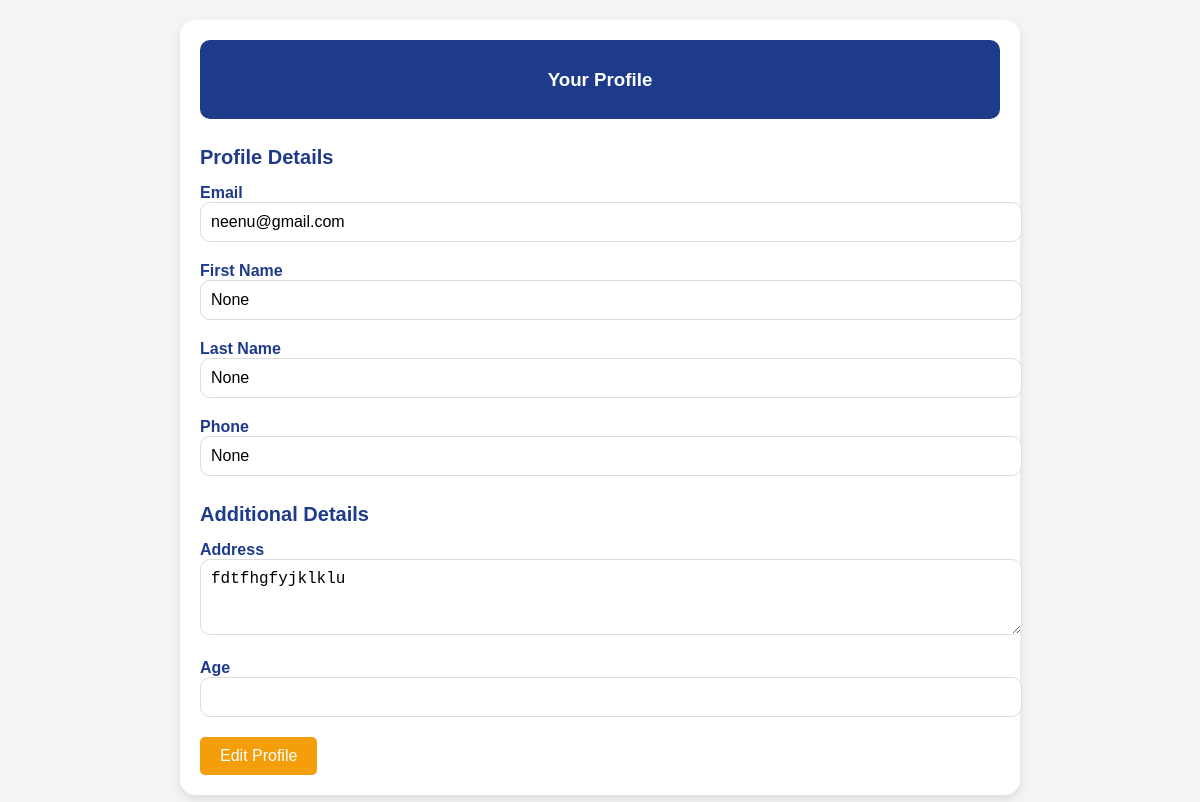
The page /worker_profile/ (signed in) on the database its author committed.
### Bengali/models.py (models this page shows, shortened)
class Profile(AbstractUser):
    USERNAME_FIELD='email'
    REQUIRED_FIELDS=[]
    objects = CustomUserManager()
    username = models.CharField(max_length=150, blank=True, null=True)
    first_name = models.CharField(max_length=150, blank=True, null=True)
    last_name= models.CharField(max_length=150, blank=True, null=True)
    role = models.CharField(max_length=15,choices=RoleChoices.choices)
    email=models.EmailField(unique=True)
    phone=models.CharField(max_length=15, blank=True, null=True)
    age=models.IntegerField(blank=True, null=True)
    worker_approved=models.BooleanField(blank=True, null=True)
    groups = models.ManyToManyField(
        Group,
            related_name="profile_groups",  # Set unique related_name
            blank=True
        )
    user_permissions = models.ManyToManyField(
            Permission,
            related_name="profile_permissions",  # Set unique related_name
            blank=True
        )

class WorkersDetails(models.Model):
    profile=models.OneToOneField('Profile',on_delete=models.CASCADE,related_name="worker_profile",null=True,blank=True)
    id_no=models.CharField(max_length=150,null=True)
    image=models.ImageField(null=True , blank=True)
    address=models.TextField()
    age=models.IntegerField(blank=True,null=True)
    gender=models.CharField(max_length=10 ,blank=True, null=True)
    category=models.CharField(max_length=50,blank=True,null=True)
    approved_by_agency=models.BooleanField(default=False)
    agency=models.ForeignKey('AgencyDetails',on_delete=models.CASCADE,related_name="agency_worker",null=True,blank=True)

### Bengali/views.py (the view, shortened to what this page needs)
# urls.py: path('worker_profile/',views.worker_profile,name='worker_profile'),
def worker_profile(request):
    userdetails = get_object_or_404(WorkersDetails, profile=request.user)
    if userdetails.profile is None:
        messages.error(request, 'worker profile does not exist.')
        return redirect('worker_dashboard')
    worker_details_form =WorkersDetailsForm(instance=userdetails)
    return render(request, "worker_profile.html", {"userdetails": userdetails, "worker_details_form": worker_details_form})

### Bengali/form.py
class WorkersDetailsForm(forms.ModelForm):
    class Meta:
        model= WorkersDetails
        fields=['profile','id_no','image','address']

### templates/worker_profile.html (shortened to what this page needs)
<!DOCTYPE html>
{% load static %}
<html lang="en">
<head>
</head>
<body>
<div class="profile-container">
    <div class="profile-card">
        <div class="profile-header">
            <h3>Your Profile</h3>
        </div>
        <div class="profile-body">
            <form method="post" action="{% url 'user_profile' %}" id="profileForm">
                <h4 class="section-title">Profile Details</h4>
                <div class="form-group">
                    <label for="email">Email</label>
                    <input type="email" id="email" name="email" class="form-control" value="{{ user.email }}" readonly>
                </div>
                <div class="form-group">
                    <label for="first_name">First Name</label>
                    <input type="text" id="first_name" name="first_name" class="form-control" value="{{ user.first_name }}" readonly>
                </div>
                <div class="form-group">
                    <label for="last_name">Last Name</label>
                    <input type="text" id="last_name" name="last_name" class="form-control" value="{{ user.last_name }}" readonly>
                </div>
                <div class="form-group">
                    <label for="phone">Phone</label>
                    <input type="text" id="phone" name="phone" class="form-control" value="{{ user.phone }}" readonly>
                </div>
                <h4 class="section-title">Additional Details</h4>
                <div class="form-group">
                    <label for="address">Address</label>
                    <textarea id="address" name="address" class="form-control" rows="3" readonly>{{ userdetails.address }}</textarea>
                </div>
                <div class="form-group">
                    <label for="age">Age</label>
                    <input type="number" id="age" name="age" class="form-control" value="{{ userdetails.age }}" readonly>
                </div>
                <div class="text-center">
                    <button type="button" class="btn-edit" id="editProfileBtn">Edit Profile</button>
                </div>
            </form>
        </div>
    </div>
</div>
</body>
</html>

### templates/worker_profile.html (style rules this page uses)
body { font-family: Arial, sans-serif; margin: 0; padding: 0; background-color: #f4f4f4; }
.profile-container { display: flex; justify-content: center; padding: 20px; }
.profile-card { width: 100%; max-width: 800px; background-color: #fff; border-radius: 15px; box-shadow: 0 4px 10px rgba(0, 0, 0, 0.1); padding: 20px; }
.profile-header { background-color: #1e3a8a; color: white; padding: 10px; border-radius: 10px; text-align: center; }
.section-title { color: #1e3a8a; margin-bottom: 15px; font-size: 1.25rem; font-weight: bold; }
.form-group { margin-bottom: 20px; }
.form-group label { color: #1e3a8a; font-weight: bold; }
.form-group input, .form-group textarea { width: 100%; padding: 10px; font-size: 1rem; border-radius: 10px; border: 1px solid #ddd; }
.btn-edit { background-color: #f59e0b; color: white; border: none; padding: 10px 20px; font-size: 1rem; border-radius: 5px; cursor: pointer; }

### rows shown on the page
Profile: email "neenu@gmail.com", first_name "None", last_name "None", phone "None"
WorkersDetails: address "fdtfhgfyjklklu"
